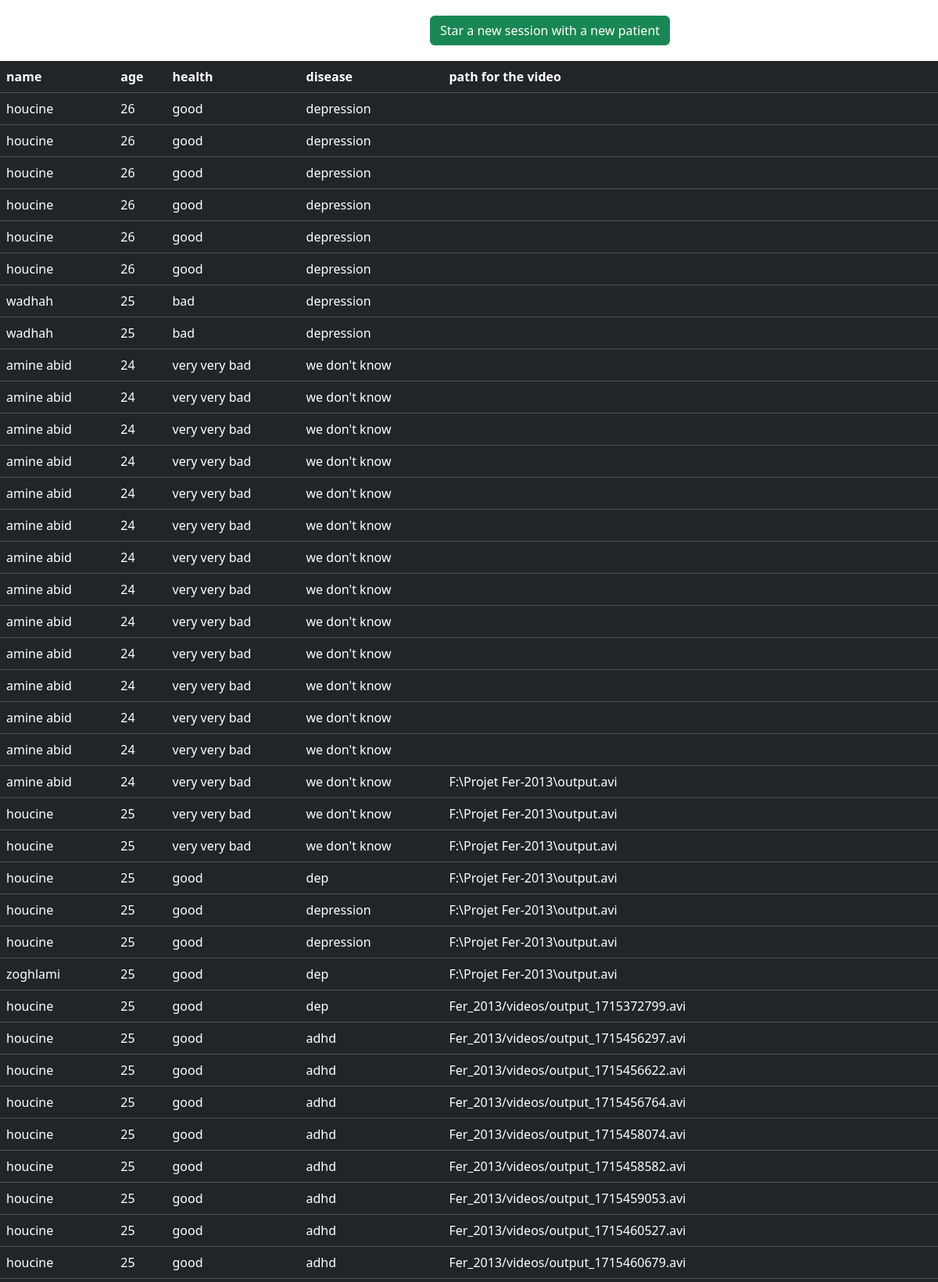
//session (upper part), run on the app's committed database.
### Fer_2013/models.py (models this page shows)
class Patient(models.Model):
    name = models.CharField(max_length=100)
    age = models.IntegerField()
    health = models.CharField(max_length=100)
    disease = models.CharField(max_length=100)
    video_file = models.FileField(upload_to='videos/', null=True)

### Fer_2013/views.py (called while the page is built)
def record (request):
    all_patients = Patient.objects.all()
    context = {'all_patients': all_patients}
    return render(request,"session/record.html",context)

### templates/session/record.html (shortened to what this page needs)
<!DOCTYPE html>
<html lang="en">
<head>
    <link href="https://cdn.jsdelivr.net/npm/bootstrap@5.3.3/dist/css/bootstrap.min.css" rel="stylesheet">
</head>
<body>
  <a class="btn btn-success" style="margin-bottom: 20px; margin-top: 20px; margin-left: 550px;" href="{% url 'session' %}">Star a new session with a new patient</a>
  <br>
  <table class="table table-dark">
    <thead>
      <tr>
        <th scope="col">name</th>
        <th scope="col">age</th>
        <th scope="col">health</th>
        <th scope="col">disease</th>
        <th scope="col">path for the video</th>
      </tr>
    </thead>
    <tbody>
      {% for patient in all_patients %}
      <tr>
        <td>{{ patient.name }}</td>
        <td>{{ patient.age }}</td>
        <td>{{ patient.health }}</td>
        <td>{{ patient.disease }}</td>
        <td>{{ patient.video_file }}</td>
      </tr>
      {% endfor %}
    </tbody>
  </table>
</body>
</html>

### data on the page
Patient: name "houcine", age "26", health "good", disease "depression"
Patient: name "houcine", age "26", health "good", disease "depression"
Patient: name "houcine", age "26", health "good", disease "depression"
Patient: name "houcine", age "26", health "good", disease "depression"
Patient: name "houcine", age "26", health "good", disease "depression"
Patient: name "houcine", age "26", health "good", disease "depression"
Patient: name "wadhah", age "25", health "bad", disease "depression"
Patient: name "wadhah", age "25", health "bad", disease "depression"
Patient: name "amine abid", age "24", health "very very bad", disease "we don't know"
Patient: name "amine abid", age "24", health "very very bad", disease "we don't know"
Patient: name "amine abid", age "24", health "very very bad", disease "we don't know"
Patient: name "amine abid", age "24", health "very very bad", disease "we don't know"
Patient: name "amine abid", age "24", health "very very bad", disease "we don't know"
Patient: name "amine abid", age "24", health "very very bad", disease "we don't know"
Patient: name "amine abid", age "24", health "very very bad", disease "we don't know"
Patient: name "amine abid", age "24", health "very very bad", disease "we don't know"
Patient: name "amine abid", age "24", health "very very bad", disease "we don't know"
Patient: name "amine abid", age "24", health "very very bad", disease "we don't know"
Patient: name "amine abid", age "24", health "very very bad", disease "we don't know"
Patient: name "amine abid", age "24", health "very very bad", disease "we don't know"
Patient: name "amine abid", age "24", health "very very bad", disease "we don't know"
Patient: name "amine abid", age "24", health "very very bad", disease "we don't know", video_file "F:\\Projet Fer-2013\\output.avi"
Patient: name "houcine", age "25", health "very very bad", disease "we don't know", video_file "F:\\Projet Fer-2013\\output.avi"
Patient: name "houcine", age "25", health "very very bad", disease "we don't know", video_file "F:\\Projet Fer-2013\\output.avi"
Patient: name "houcine", age "25", health "good", disease "dep", video_file "F:\\Projet Fer-2013\\output.avi"
Patient: name "houcine", age "25", health "good", disease "depression", video_file "F:\\Projet Fer-2013\\output.avi"
Patient: name "houcine", age "25", health "good", disease "depression", video_file "F:\\Projet Fer-2013\\output.avi"
Patient: name "zoghlami", age "25", health "good", disease "dep", video_file "F:\\Projet Fer-2013\\output.avi"
Patient: name "houcine", age "25", health "good", disease "dep", video_file "Fer_2013/videos/output_1715372799.avi"
Patient: name "houcine", age "25", health "good", disease "adhd", video_file "Fer_2013/videos/output_1715456297.avi"
Patient: name "houcine", age "25", health "good", disease "adhd", video_file "Fer_2013/videos/output_1715456622.avi"
Patient: name "houcine", age "25", health "good", disease "adhd", video_file "Fer_2013/videos/output_1715456764.avi"
Patient: name "houcine", age "25", health "good", disease "adhd", video_file "Fer_2013/videos/output_1715458074.avi"
Patient: name "houcine", age "25", health "good", disease "adhd", video_file "Fer_2013/videos/output_1715458582.avi"
Patient: name "houcine", age "25", health "good", disease "adhd", video_file "Fer_2013/videos/output_1715459053.avi"
Patient: name "houcine", age "25", health "good", disease "adhd", video_file "Fer_2013/videos/output_1715460527.avi"
Patient: name "houcine", age "25", health "good", disease "adhd", video_file "Fer_2013/videos/output_1715460679.avi"
